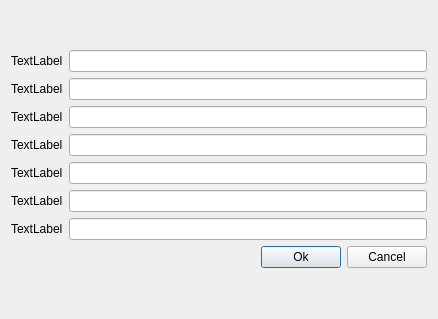
<?xml version="1.0" encoding="UTF-8"?>
<ui version="4.0">
 <class>dialogRedaction</class>
 <widget class="QDialog" name="dialogRedaction">
  <property name="geometry">
   <rect>
    <x>0</x>
    <y>0</y>
    <width>438</width>
    <height>319</height>
   </rect>
  </property>
  <property name="windowTitle">
   <string>Dialog</string>
  </property>
  <layout class="QGridLayout" name="gridLayout">
   <item row="0" column="0">
    <layout class="QVBoxLayout" name="verticalLayout">
     <item>
      <layout class="QHBoxLayout" name="horizontalLayout">
       <item>
        <widget class="QLabel" name="label1">
         <property name="text">
          <string>TextLabel</string>
         </property>
        </widget>
       </item>
       <item>
        <widget class="QLineEdit" name="lineEdit1"/>
       </item>
      </layout>
     </item>
     <item>
      <layout class="QHBoxLayout" name="horizontalLayout_2">
       <item>
        <widget class="QLabel" name="label2">
         <property name="text">
          <string>TextLabel</string>
         </property>
        </widget>
       </item>
       <item>
        <widget class="QLineEdit" name="lineEdit2"/>
       </item>
      </layout>
     </item>
     <item>
      <layout class="QHBoxLayout" name="horizontalLayout_3">
       <item>
        <widget class="QLabel" name="label3">
         <property name="text">
          <string>TextLabel</string>
         </property>
        </widget>
       </item>
       <item>
        <widget class="QLineEdit" name="lineEdit3"/>
       </item>
      </layout>
     </item>
     <item>
      <layout class="QHBoxLayout" name="horizontalLayout_4">
       <item>
        <widget class="QLabel" name="label4">
         <property name="text">
          <string>TextLabel</string>
         </property>
        </widget>
       </item>
       <item>
        <widget class="QLineEdit" name="lineEdit4"/>
       </item>
      </layout>
     </item>
     <item>
      <layout class="QHBoxLayout" name="horizontalLayout_5">
       <item>
        <widget class="QLabel" name="label5">
         <property name="text">
          <string>TextLabel</string>
         </property>
        </widget>
       </item>
       <item>
        <widget class="QLineEdit" name="lineEdit5"/>
       </item>
      </layout>
     </item>
     <item>
      <layout class="QHBoxLayout" name="horizontalLayout_6">
       <item>
        <widget class="QLabel" name="label6">
         <property name="text">
          <string>TextLabel</string>
         </property>
        </widget>
       </item>
       <item>
        <widget class="QLineEdit" name="lineEdit6"/>
       </item>
      </layout>
     </item>
     <item>
      <layout class="QHBoxLayout" name="horizontalLayout_8">
       <item>
        <widget class="QLabel" name="label7">
         <property name="text">
          <string>TextLabel</string>
         </property>
        </widget>
       </item>
       <item>
        <widget class="QLineEdit" name="lineEdit7"/>
       </item>
      </layout>
     </item>
     <item>
      <layout class="QHBoxLayout" name="horizontalLayout_7">
       <item>
        <spacer name="horizontalSpacer">
         <property name="orientation">
          <enum>Qt::Horizontal</enum>
         </property>
         <property name="sizeHint" stdset="0">
          <size>
           <width>40</width>
           <height>20</height>
          </size>
         </property>
        </spacer>
       </item>
       <item>
        <widget class="QPushButton" name="pushButtonOk">
         <property name="text">
          <string>Ok</string>
         </property>
        </widget>
       </item>
       <item>
        <widget class="QPushButton" name="pushButtonCancel">
         <property name="text">
          <string>Cancel</string>
         </property>
        </widget>
       </item>
      </layout>
     </item>
    </layout>
   </item>
  </layout>
 </widget>
 <resources/>
 <connections/>
</ui>
